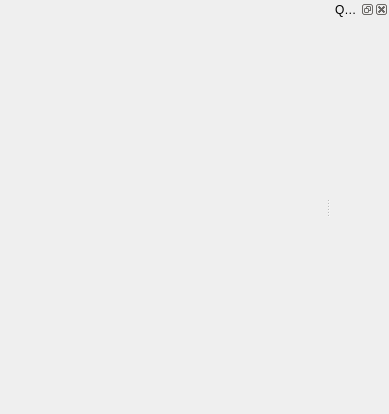
<?xml version="1.0" encoding="UTF-8"?>
<ui version="4.0">
 <class>MainWindow</class>
 <widget class="QMainWindow" name="MainWindow">
  <property name="geometry">
   <rect>
    <x>0</x>
    <y>0</y>
    <width>389</width>
    <height>414</height>
   </rect>
  </property>
  <property name="sizePolicy">
   <sizepolicy hsizetype="Minimum" vsizetype="Minimum">
    <horstretch>0</horstretch>
    <verstretch>0</verstretch>
   </sizepolicy>
  </property>
  <property name="windowTitle">
   <string>QRegexEditor</string>
  </property>
  <property name="windowIcon">
   <iconset resource="qregexeditor.qrc">
    <normaloff>:/icons/share/qregexeditor.png</normaloff>:/icons/share/qregexeditor.png</iconset>
  </property>
  <widget class="QWidget" name="centralwidget">
   <layout class="QGridLayout" name="gridLayout">
    <item row="0" column="0">
     <widget class="RegexEditorWidget" name="editor" native="true"/>
    </item>
   </layout>
  </widget>
  <widget class="QMenuBar" name="menubar">
   <property name="geometry">
    <rect>
     <x>0</x>
     <y>0</y>
     <width>389</width>
     <height>20</height>
    </rect>
   </property>
  </widget>
  <widget class="QDockWidget" name="dockWidget">
   <property name="windowTitle">
    <string>Quick reference</string>
   </property>
   <attribute name="dockWidgetArea">
    <number>2</number>
   </attribute>
   <widget class="QWidget" name="dockWidgetContents">
    <layout class="QGridLayout" name="gridLayout_2">
     <item row="0" column="0">
      <widget class="QuickRefWidget" name="quickRef" native="true"/>
     </item>
    </layout>
   </widget>
  </widget>
 </widget>
 <customwidgets>
  <customwidget>
   <class>RegexEditorWidget</class>
   <extends>QWidget</extends>
   <header>qregexeditor.api</header>
   <container>1</container>
  </customwidget>
  <customwidget>
   <class>QuickRefWidget</class>
   <extends>QWidget</extends>
   <header>qregexeditor.api</header>
   <container>1</container>
  </customwidget>
 </customwidgets>
 <resources>
  <include location="qregexeditor.qrc"/>
 </resources>
 <connections/>
</ui>
